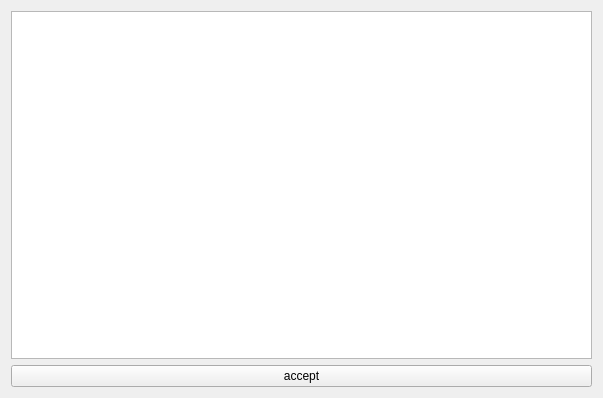
<?xml version="1.0" encoding="UTF-8"?>
<ui version="4.0">
 <class>BeaconEditor</class>
 <widget class="QWidget" name="BeaconEditor">
  <property name="geometry">
   <rect>
    <x>0</x>
    <y>0</y>
    <width>603</width>
    <height>398</height>
   </rect>
  </property>
  <property name="windowTitle">
   <string>Form</string>
  </property>
  <layout class="QVBoxLayout" name="verticalLayout">
   <item>
    <widget class="QPlainTextEdit" name="plainTextEdit"/>
   </item>
   <item>
    <widget class="QPushButton" name="acceptButton">
     <property name="text">
      <string>accept</string>
     </property>
    </widget>
   </item>
  </layout>
 </widget>
 <resources/>
 <connections/>
</ui>
